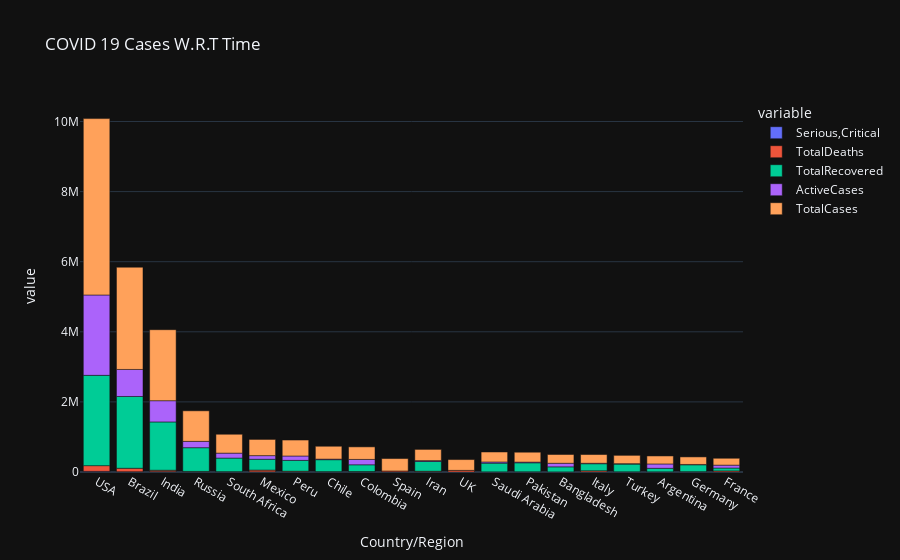

The cell this chart's notebook holds for it:
### Code cell
px.bar(world_data.iloc[0:20], x = 'Country/Region' , y = ['Serious,Critical', 'TotalDeaths', 'TotalRecovered', 'ActiveCases', 'TotalCases'],
      template = 'plotly_dark', title = 'COVID 19 Cases W.R.T Time')

### Figure 1 — Plotly figure (JSON) as saved in the notebook; plotly's stock layout.template omitted (floating-point values rounded to 4 significant figures)
{"data": [{"alignmentgroup": "True", "hovertemplate": "variable=Serious,Critical<br>Country/Region=%{x}<br>value=%{y}<extra></extra>", "legendgroup": "Serious,Critical", "marker": {"color": "#636efa", "pattern": {"shape": ""}}, "name": "Serious,Critical", "offsetgroup": "Serious,Critical", "orientation": "v", "showlegend": true, "textposition": "auto", "type": "bar", "x": ["USA", "Brazil", "India", "Russia", "South Africa", "Mexico", "Peru", "Chile", "Colombia", "Spain", "Iran", "UK", "Saudi Arabia", "Pakistan", "Bangladesh", "Italy", "Turkey", "Argentina", "Germany", "France"], "xaxis": "x", "y": [18296, 8318, 8944, 2300, 539, 3987, 1426, 1358, 1493, 617, 4156, 73, 1915, 809, null, 42, 580, 1150, 236, 384], "yaxis": "y"}, {"alignmentgroup": "True", "hovertemplate": "variable=TotalDeaths<br>Country/Region=%{x}<br>value=%{y}<extra></extra>", "legendgroup": "TotalDeaths", "marker": {"color": "#EF553B", "pattern": {"shape": ""}}, "name": "TotalDeaths", "offsetgroup": "TotalDeaths", "orientation": "v", "showlegend": true, "textposition": "auto", "type": "bar", "x": ["USA", "Brazil", "India", "Russia", "South Africa", "Mexico", "Peru", "Chile", "Colombia", "Spain", "Iran", "UK", "Saudi Arabia", "Pakistan", "Bangladesh", "Italy", "Turkey", "Argentina", "Germany", "France"], "xaxis": "x", "y": [162804, 98644, 41638, 14606, 9604, 50517, 20424, 9889, 11939, 28500, 17976, 46413, 3055, 6035, 3306, 35187, 5798, 4251, 9252, 30312], "yaxis": "y"}, {"alignmentgroup": "True", "hovertemplate": "variable=TotalRecovered<br>Country/Region=%{x}<br>value=%{y}<extra></extra>", "legendgroup": "TotalRecovered", "marker": {"color": "#00cc96", "pattern": {"shape": ""}}, "name": "TotalRecovered", "offsetgroup": "TotalRecovered", "orientation": "v", "showlegend": true, "textposition": "auto", "type": "bar", "x": ["USA", "Brazil", "India", "Russia", "South Africa", "Mexico", "Peru", "Chile", "Colombia", "Spain", "Iran", "UK", "Saudi Arabia", "Pakistan", "Bangladesh", "Italy", "Turkey", "Argentina", "Germany", "France"], "xaxis": "x", "y": [2576668, 2047660, 1377384, 676357, 387316, 308848, 310337, 340168, 192355, null, 277463, null, 247089, 256058, 143824, 201323, 220546, 99852, 196200, 82460], "yaxis": "y"}, {"alignmentgroup": "True", "hovertemplate": "variable=ActiveCases<br>Country/Region=%{x}<br>value=%{y}<extra></extra>", "legendgroup": "ActiveCases", "marker": {"color": "#ab63fa", "pattern": {"shape": ""}}, "name": "ActiveCases", "offsetgroup": "ActiveCases", "orientation": "v", "showlegend": true, "textposition": "auto", "type": "bar", "x": ["USA", "Brazil", "India", "Russia", "South Africa", "Mexico", "Peru", "Chile", "Colombia", "Spain", "Iran", "UK", "Saudi Arabia", "Pakistan", "Bangladesh", "Italy", "Turkey", "Argentina", "Germany", "France"], "xaxis": "x", "y": [2292707, 771258, 606387, 180931, 141264, 103325, 124648, 16614, 153416, null, 24678, null, 34082, 19770, 102521, 12694, 10921, 124092, 9758, 82861], "yaxis": "y"}, {"alignmentgroup": "True", "hovertemplate": "variable=TotalCases<br>Country/Region=%{x}<br>value=%{y}<extra></extra>", "legendgroup": "TotalCases", "marker": {"color": "#FFA15A", "pattern": {"shape": ""}}, "name": "TotalCases", "offsetgroup": "TotalCases", "orientation": "v", "showlegend": true, "textposition": "auto", "type": "bar", "x": ["USA", "Brazil", "India", "Russia", "South Africa", "Mexico", "Peru", "Chile", "Colombia", "Spain", "Iran", "UK", "Saudi Arabia", "Pakistan", "Bangladesh", "Italy", "Turkey", "Argentina", "Germany", "France"], "xaxis": "x", "y": [5032179, 2917562, 2025409, 871894, 538184, 462690, 455409, 366671, 357710, 354530, 320117, 308134, 284226, 281863, 249651, 249204, 237265, 228195, 215210, 195633], "yaxis": "y"}], "layout": {"autosize": true, "barmode": "relative", "legend": {"title": {"text": "variable"}, "tracegroupgap": 0}, "title": {"text": "COVID 19 Cases W.R.T Time"}, "xaxis": {"anchor": "y", "autorange": true, "domain": [0, 1], "range": [-0.5, 19.5], "title": {"text": "Country/Region"}, "type": "category"}, "yaxis": {"anchor": "x", "autorange": true, "domain": [0, 1], "range": [0, 10613320], "title": {"text": "value"}, "type": "linear"}}}
